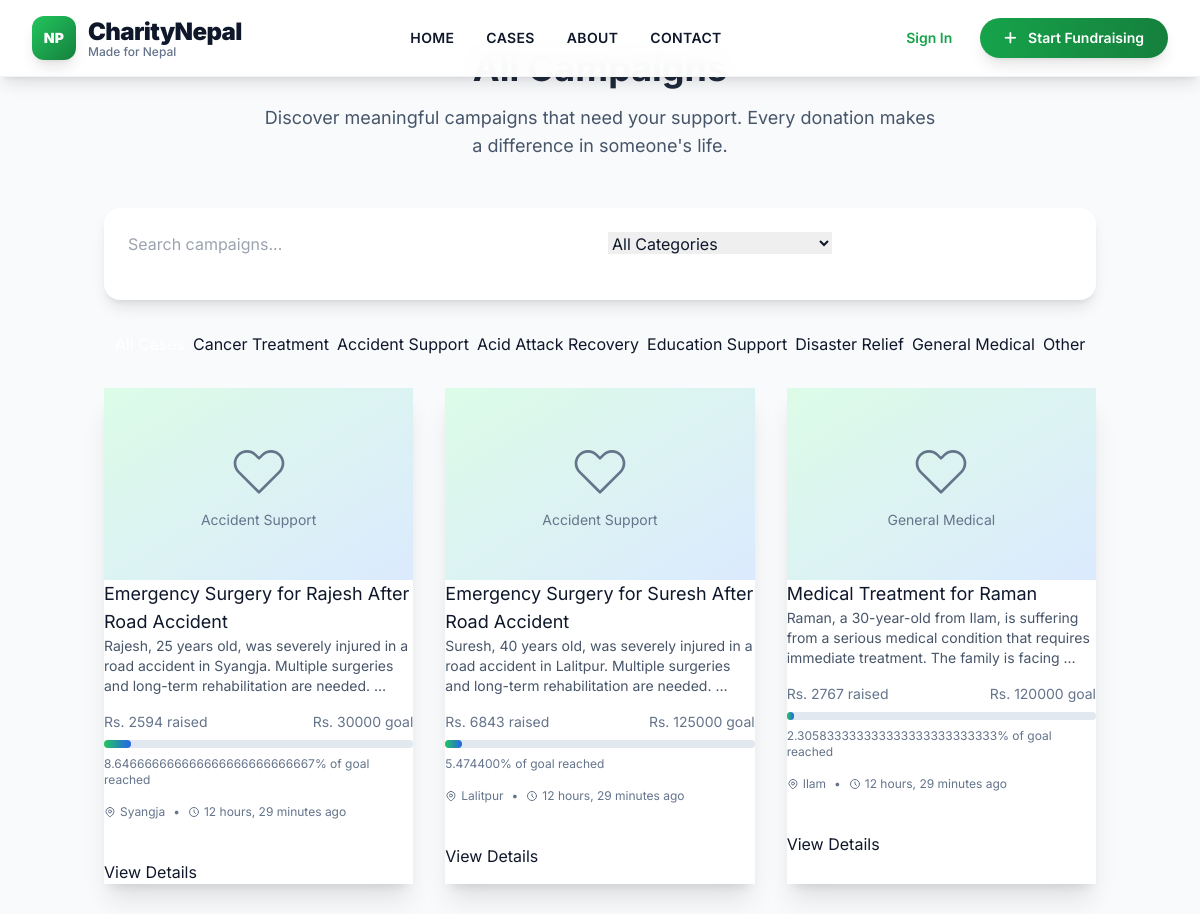
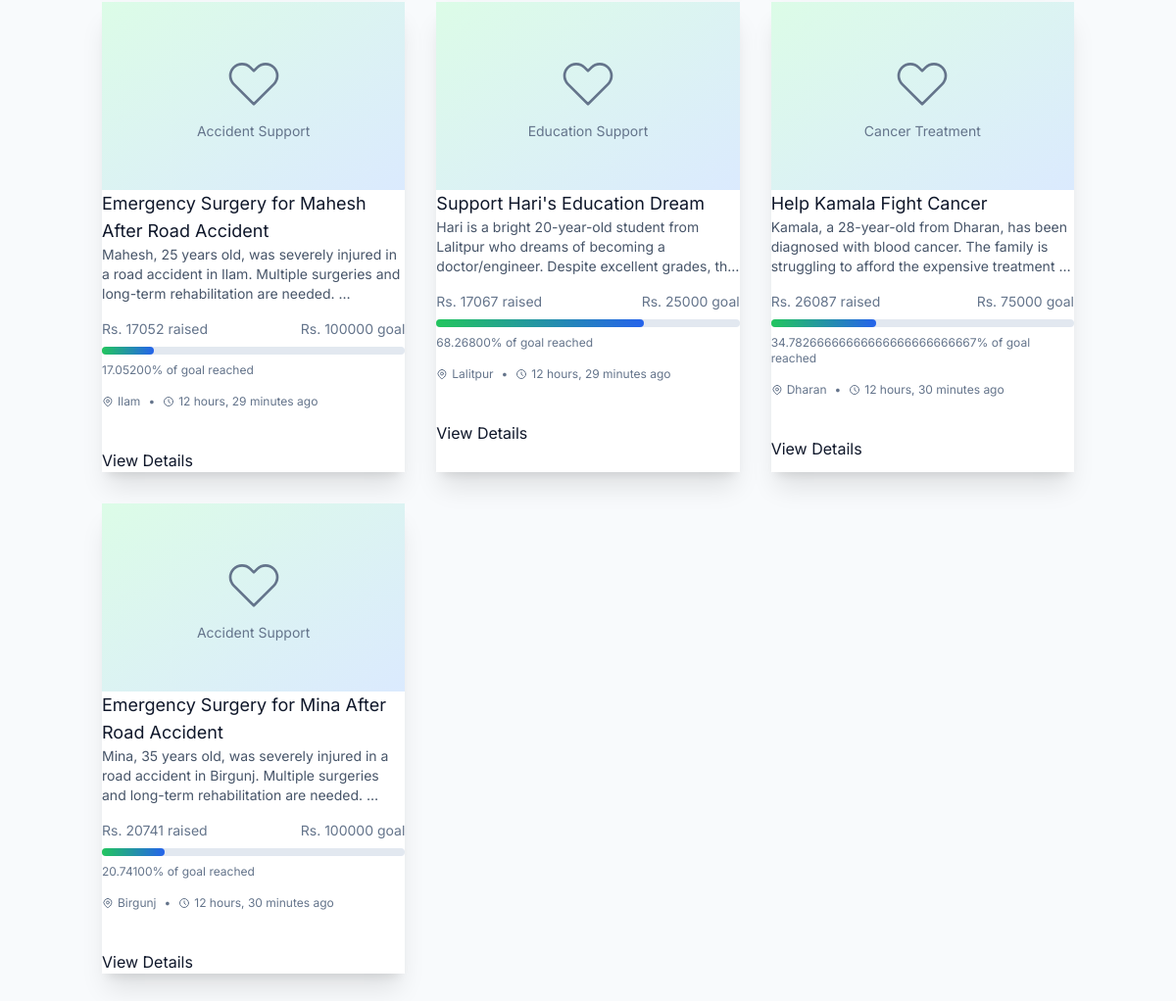
The page /cases/ on the database its author committed (2 pictures, top to bottom).
### cases/models.py (models this page shows, shortened)
class CharityCase(models.Model):
    CATEGORY_CHOICES = [
        ("cancer", "Cancer Treatment"),
        ("accident", "Accident Support"),
        ("acid_attack", "Acid Attack Recovery"),
        ("education", "Education Support"),
        ("disaster", "Disaster Relief"),
        ("medical", "General Medical"),
        ("other", "Other"),
    ]
    STATUS_CHOICES = [
        ("pending", "Pending Verification"),
        ("approved", "Approved"),
        ("rejected", "Rejected"),
        ("completed", "Completed"),
        ("cancelled", "Cancelled"),
    ]
    URGENCY_CHOICES = [
        ("low", "Low"),
        ("medium", "Medium"),
        ("high", "High"),
        ("critical", "Critical"),
    ]
    title = models.CharField(max_length=200)
    description = models.TextField()
    category = models.CharField(max_length=20, choices=CATEGORY_CHOICES)
    target_amount = models.DecimalField(
        max_digits=10, decimal_places=2, validators=[MinValueValidator(100)]
    )
    collected_amount = models.DecimalField(
        max_digits=10, decimal_places=2, default=Decimal("0.00")
    )
    verification_status = models.CharField(
        max_length=20, choices=STATUS_CHOICES, default="pending"
    )
    urgency_flag = models.CharField(
        max_length=10, choices=URGENCY_CHOICES, default="medium"
    )
    location = models.CharField(max_length=100, blank=True, null=True)
    beneficiary_name = models.CharField(max_length=100)
    beneficiary_age = models.PositiveIntegerField(blank=True, null=True)
    contact_phone = models.CharField(max_length=15)
    contact_email = models.EmailField()
    featured_image = models.ImageField(upload_to="cases/images/", blank=True, null=True)
    documents = models.FileField(upload_to="cases/documents/", blank=True, null=True)
    created_by = models.ForeignKey(
        User, on_delete=models.CASCADE, related_name="created_cases"
    )
    approved_by = models.ForeignKey(
        User,
        on_delete=models.SET_NULL,
        null=True,
        blank=True,
        related_name="approved_cases",
    )
    created_at = models.DateTimeField(auto_now_add=True)
    updated_at = models.DateTimeField(auto_now=True)
    deadline = models.DateTimeField(blank=True, null=True)
    slug = models.SlugField(max_length=250, unique=True, blank=True)
    tags = models.CharField(
        max_length=500, blank=True, help_text="Comma-separated tags"
    )
    class Meta:
        db_table = "charity_cases"
        ordering = ["-created_at"]
        indexes = [
            models.Index(fields=["category"]),
            models.Index(fields=["verification_status"]),
            models.Index(fields=["urgency_flag"]),
            models.Index(fields=["created_at"]),
        ]
    @property
    def completion_percentage(self):
        if self.target_amount > 0:
            return min((self.collected_amount / self.target_amount) * 100, 100)
        return 0

### cases/views.py (the view)
# urls.py: path("cases/", views.CaseListView.as_view(), name="list"),
class CaseListView(ListView):
    model = CharityCase
    template_name = "cases/list.html"
    context_object_name = "cases"
    paginate_by = 12
    def get_queryset(self):
        queryset = CharityCase.objects.filter(
            verification_status="approved"
        ).select_related("created_by")
        category = self.request.GET.get("category")
        if category and category != "all":
            queryset = queryset.filter(category=category)
        urgency = self.request.GET.get("urgency")
        if urgency:
            queryset = queryset.filter(urgency_flag=urgency)
        search_query = self.request.GET.get("search")
        if search_query:
            queryset = queryset.filter(
                Q(title__icontains=search_query)
                | Q(description__icontains=search_query)
                | Q(beneficiary_name__icontains=search_query)
            )
        ordering = self.request.GET.get("ordering", "-created_at")
        queryset = queryset.order_by(ordering)
        return queryset
    def get_context_data(self, **kwargs):
        context = super().get_context_data(**kwargs)
        context["title"] = "All Campaigns"
        context["categories"] = CharityCase.CATEGORY_CHOICES
        context["current_category"] = self.request.GET.get("category", "all")
        context["search_query"] = self.request.GET.get("search", "")
        return context

### templates/cases/list.html (shortened to what this page needs)
{% extends 'base.html' %}
{% block content %}
<section class="py-12 bg-slate-50 min-h-screen">
    <div class="container mx-auto px-4">
        <div class="text-center mb-12">
            <h1 class="text-4xl font-bold text-slate-800 mb-4">{{ title }}</h1>
            <p class="text-lg text-slate-600 max-w-2xl mx-auto">
                Discover meaningful campaigns that need your support. Every donation makes a difference in someone's life.
            </p>
        </div>
        <div class="bg-white rounded-2xl shadow-lg p-6 mb-8">
            <form method="get" class="space-y-4">
                <div class="grid grid-cols-1 md:grid-cols-4 gap-4">
                    <div class="md:col-span-2">
                        <input type="text" name="search" value="{{ search_query }}"
                               placeholder="Search campaigns..."
                               class="input input-bordered w-full">
                    </div>
                    <div>
                        <select name="category" class="select select-bordered w-full">
                            <option value="all" {% if current_category == 'all' %}selected{% endif %}>All Categories</option>
                        </select>
                    </div>
                    <div>
                        <button type="submit" class="btn btn-success text-white w-full">
                            <svg xmlns="http://www.w3.org/2000/svg" class="h-5 w-5 mr-2" fill="none" viewBox="0 0 24 24" stroke="currentColor">
                                <path stroke-linecap="round" stroke-linejoin="round" stroke-width="2" d="M21 21l-6-6m2-5a7 7 0 11-14 0 7 7 0 0114 0z" />
                            </svg>
                        </button>
                    </div>
                </div>
            </form>
        </div>
        <div class="flex flex-wrap gap-2 mb-8 justify-center">
            <a href="{% url 'cases:list' %}" class="btn {% if current_category == 'all' %}btn-success text-white{% else %}btn-outline{% endif %} btn-sm">
            </a>
            {% for category_key, category_label in categories %}
                <a href="{% url 'cases:list' %}?category={{ category_key }}"
                   class="btn {% if current_category == category_key %}btn-success text-white{% else %}btn-outline{% endif %} btn-sm">
                    {{ category_label }}
                </a>
            {% endfor %}
        </div>
        {% if cases %}
            <div class="grid grid-cols-1 md:grid-cols-2 lg:grid-cols-3 gap-8">
                {% for case in cases %}
                    <div class="card bg-white shadow-xl card-hover">
                        {% if case.featured_image %}
                            <figure>
                                <img src="{{ case.featured_image.url }}" alt="{{ case.title }}" class="h-48 w-full object-cover">
                            </figure>
                        {% else %}
                            <figure class="h-48 bg-gradient-to-br from-green-100 to-blue-100 flex items-center justify-center">
                                <div class="text-center text-slate-500">
                                    <p class="text-sm">{{ case.get_category_display }}</p>
                                </div>
                            </figure>
                        {% endif %}
                        <div class="card-body">
                            <h3 class="card-title text-lg line-clamp-2">{{ case.title }}</h3>
                            <p class="text-slate-600 text-sm line-clamp-3 mb-4">{{ case.description|truncatewords:20 }}</p>
                            <div class="space-y-2 mb-4">
                                <div class="flex justify-between text-sm">
                                    <span class="text-slate-500">Rs. {{ case.collected_amount|floatformat:0 }} raised</span>
                                    <span class="text-slate-500">Rs. {{ case.target_amount|floatformat:0 }} goal</span>
                                </div>
                                <div class="w-full bg-slate-200 rounded-full h-2">
                                    <div class="progress-bar-custom h-2 rounded-full transition-all duration-300"
                                         style="width: {{ case.completion_percentage }}%"></div>
                                </div>
                                <div class="text-xs text-slate-500">
                                    {{ case.completion_percentage }}% of goal reached
                                </div>
                            </div>
                            <div class="flex items-center text-xs text-slate-500 mb-4">
                                {% if case.location %}
                                    {{ case.location }}
                                {% endif %}
                                {% if case.location and case.created_at %}
                                    <span class="mx-2">•</span>
                                {% endif %}
                                <svg xmlns="http://www.w3.org/2000/svg" class="h-3 w-3 mr-1" fill="none" viewBox="0 0 24 24" stroke="currentColor">
                                    <path stroke-linecap="round" stroke-linejoin="round" stroke-width="2" d="M12 8v4l3 3m6-3a9 9 0 11-18 0 9 9 0 0118 0z" />
                                </svg>
                                {{ case.created_at|timesince }} ago
                            </div>
                            <div class="card-actions justify-between items-center">
                                <div class="flex gap-2">
                                    <div class="badge badge-success text-white">{{ case.get_category_display }}</div>
                                    {% if case.urgency_flag == 'critical' %}
                                        <div class="badge badge-error text-white">{{ case.get_urgency_flag_display }}</div>
                                    {% elif case.urgency_flag == 'high' %}
                                        <div class="badge badge-warning text-white">{{ case.get_urgency_flag_display }}</div>
                                    {% endif %}
                                </div>
                                <div class="flex gap-2">
                                    <a href="{% url 'cases:detail' case.pk %}" class="btn btn-sm btn-outline">
                                        View Details
                                    </a>
                                    <a href="{% url 'cases:detail' case.pk %}#donate" class="btn btn-sm btn-success text-white">
                                    </a>
                                </div>
                            </div>
                        </div>
                    </div>
                {% endfor %}
            </div>
        {% endif %}
    </div>
</section>
{% endblock %}

### rows shown on the page
CharityCase: category "Accident Support", title "Emergency Surgery for Rajesh After Road Accident", description "Rajesh, 25 years old, was severely injured in a road accident in Syangja. Multiple surgeries and long-term rehabilitation are needed. …", collected_amount "2594", target_amount "30000", completion_percentage "8.646666666666666666666666667", location "Syangja", created_at "12 hours, 29 minutes"
CharityCase: category "Accident Support", title "Emergency Surgery for Suresh After Road Accident", description "Suresh, 40 years old, was severely injured in a road accident in Lalitpur. Multiple surgeries and long-term rehabilitation are needed. …", collected_amount "6843", target_amount "125000", completion_percentage "5.474400", location "Lalitpur", created_at "12 hours, 29 minutes"
CharityCase: category "General Medical", title "Medical Treatment for Raman", description "Raman, a 30-year-old from Ilam, is suffering from a serious medical condition that requires immediate treatment. The family is facing …", collected_amount "2767", target_amount "120000", completion_percentage "2.305833333333333333333333333", location "Ilam", created_at "12 hours, 29 minutes"
CharityCase: category "Accident Support", title "Emergency Surgery for Mahesh After Road Accident", description "Mahesh, 25 years old, was severely injured in a road accident in Ilam. Multiple surgeries and long-term rehabilitation are needed. …", collected_amount "17052", target_amount "100000", completion_percentage "17.05200", location "Ilam", created_at "12 hours, 29 minutes"
CharityCase: category "Education Support", title "Support Hari's Education Dream", description "Hari is a bright 20-year-old student from Lalitpur who dreams of becoming a doctor/engineer. Despite excellent grades,…", collected_amount "17067", target_amount "25000", completion_percentage "68.26800", location "Lalitpur", created_at "12 hours, 29 minutes"
CharityCase: category "Cancer Treatment", title "Help Kamala Fight Cancer", description "Kamala, a 28-year-old from Dharan, has been diagnosed with blood cancer. The family is struggling to afford the expensive treatment …", collected_amount "26087", target_amount "75000", completion_percentage "34.78266666666666666666666667", location "Dharan", created_at "12 hours, 30 minutes"
CharityCase: category "Accident Support", title "Emergency Surgery for Mina After Road Accident", description "Mina, 35 years old, was severely injured in a road accident in Birgunj. Multiple surgeries and long-term rehabilitation are needed. …", collected_amount "20741", target_amount "100000", completion_percentage "20.74100", location "Birgunj", created_at "12 hours, 30 minutes"

### other values the page prints
{{ category_label }} "Cancer Treatment" "Accident Support" "Acid Attack Recovery" "Education Support" "Disaster Relief" "General Medical" "Other"
